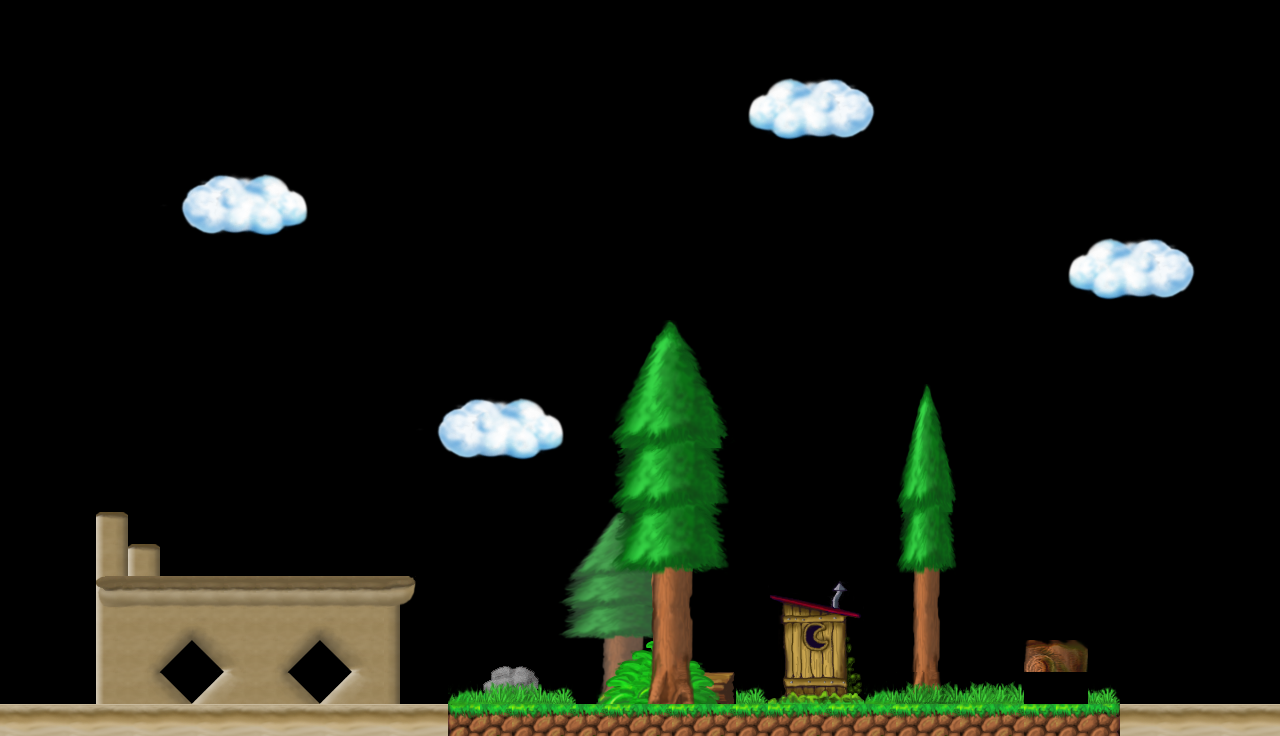

Tiled map render using the project's own tile images. Description and the whole map definition, tile-layer contents included, below:
An orthogonal 40x23 tile map with 32x32 px tiles, 1 tile layer (Tile Layer 1).

<map version="1.2" tiledversion="1.2.0" orientation="orthogonal" renderorder="right-down" width="40" height="23" tilewidth="32" tileheight="32" infinite="0" nextlayerid="2" nextobjectid="1">
 <tileset firstgid="1" source="tilemap.tsx" />
 <layer id="1" name="Tile Layer 1" width="40" height="23">
  <data encoding="csv">
0,0,0,0,0,0,0,0,0,0,0,0,0,0,0,0,0,0,0,0,0,0,0,0,0,0,0,0,0,0,0,0,0,0,0,0,0,0,0,0,
0,0,0,0,0,0,0,0,0,0,0,0,0,0,0,0,0,0,0,0,0,0,0,0,0,0,0,0,0,0,0,0,0,0,0,0,0,0,0,0,
0,0,0,0,0,0,0,0,0,0,0,0,0,0,0,0,0,0,0,0,0,0,0,1269,1270,1271,1272,1273,0,0,0,0,0,0,0,0,0,0,0,0,
0,0,0,0,0,0,0,0,0,0,0,0,0,0,0,0,0,0,0,0,0,0,0,1333,3342,3343,3344,1337,0,0,0,0,0,0,0,0,0,0,0,0,
0,0,0,0,0,0,0,0,0,0,0,0,0,0,0,0,0,0,0,0,0,0,0,1397,1398,1399,1400,1401,0,0,0,0,0,0,0,0,0,0,0,0,
0,0,0,0,0,1900,1901,1902,1903,1904,0,0,0,0,0,0,0,0,0,0,0,0,0,0,0,0,0,0,0,0,0,0,0,0,0,0,0,0,0,0,
0,0,0,0,0,1964,3345,3346,3347,1968,0,0,0,0,0,0,0,0,0,0,0,0,0,0,0,0,0,0,0,0,0,0,0,0,0,0,0,0,0,0,
0,0,0,0,0,2028,2029,2030,2031,2032,0,0,0,0,0,0,0,0,0,0,0,0,0,0,0,0,0,0,0,0,0,0,0,1269,1270,1271,1272,1273,0,0,
0,0,0,0,0,0,0,0,0,0,0,0,0,0,0,0,0,0,0,0,0,0,0,0,0,0,0,0,0,0,0,0,0,1333,3342,3343,3344,1337,0,0,
0,0,0,0,0,0,0,0,0,0,0,0,0,0,0,0,0,0,0,35,0,0,38,0,0,0,0,0,0,0,0,0,0,1397,1398,1399,1400,1401,0,0,
0,0,0,0,0,0,0,0,0,0,0,0,0,0,0,0,0,0,0,35,36,37,38,0,0,0,0,0,0,0,0,0,0,0,0,0,0,0,0,0,
0,0,0,0,0,0,0,0,0,0,0,0,0,0,0,0,0,0,0,99,100,101,102,0,0,0,0,0,0,0,0,0,0,0,0,0,0,0,0,0,
0,0,0,0,0,0,0,0,0,0,0,0,0,1900,1901,1902,1903,1904,0,163,164,165,166,0,0,0,0,0,33,34,0,0,0,0,0,0,0,0,0,0,
0,0,0,0,0,0,0,0,0,0,0,0,0,1964,3345,3346,3347,1968,0,227,228,229,230,0,0,0,0,0,97,98,0,0,0,0,0,0,0,0,0,0,
0,0,0,0,0,0,0,0,0,0,0,0,0,2028,2029,2030,2031,2032,0,291,292,293,294,0,0,0,0,0,161,162,0,0,0,0,0,0,0,0,0,0,
0,0,0,0,0,0,0,0,0,0,0,0,0,0,0,0,0,15,16,355,356,357,358,0,0,0,0,0,225,226,0,0,0,0,0,0,0,0,0,0,
0,0,0,3436,0,0,0,0,0,0,0,0,0,0,0,0,0,79,80,81,82,83,84,0,0,0,0,0,417,418,0,0,0,0,0,0,0,0,0,0,
0,0,0,3372,3436,0,0,0,0,0,0,0,0,0,0,0,0,143,144,145,146,147,148,0,0,0,0,0,481,482,0,0,0,0,0,0,0,0,0,0,
0,0,0,3373,3501,3501,3501,3501,3501,3501,3501,3501,3440,0,0,0,0,207,208,209,210,211,212,0,1070,1071,1072,0,545,546,0,0,0,0,0,0,0,0,0,0,
0,0,0,2160,1896,2086,2087,1896,1896,2086,2087,1896,2153,0,0,0,0,271,272,273,274,275,276,0,1134,1135,1136,0,609,610,0,0,0,0,0,0,0,0,0,0,
0,0,0,2160,2149,2150,2151,2152,2149,2150,2151,2152,2153,0,0,690,691,335,336,337,338,339,340,0,1198,1199,1200,0,673,674,0,0,3747,3748,0,0,0,0,0,0,
0,0,0,2160,2213,2214,2215,2216,2213,2214,2215,2216,2153,0,802,754,755,805,400,401,402,403,404,805,1262,1263,1264,802,865,866,803,804,3680,3681,805,0,0,0,0,0,
3503,3504,3503,3504,3503,3504,3503,3504,3503,3504,3503,3504,3503,3504,3621,3879,3878,3879,3879,3878,3879,3878,3879,3878,3878,3879,3878,3879,3878,3879,3878,3879,3878,3878,3624,3504,3503,3504,3503,3504
</data>
 </layer>
</map>
